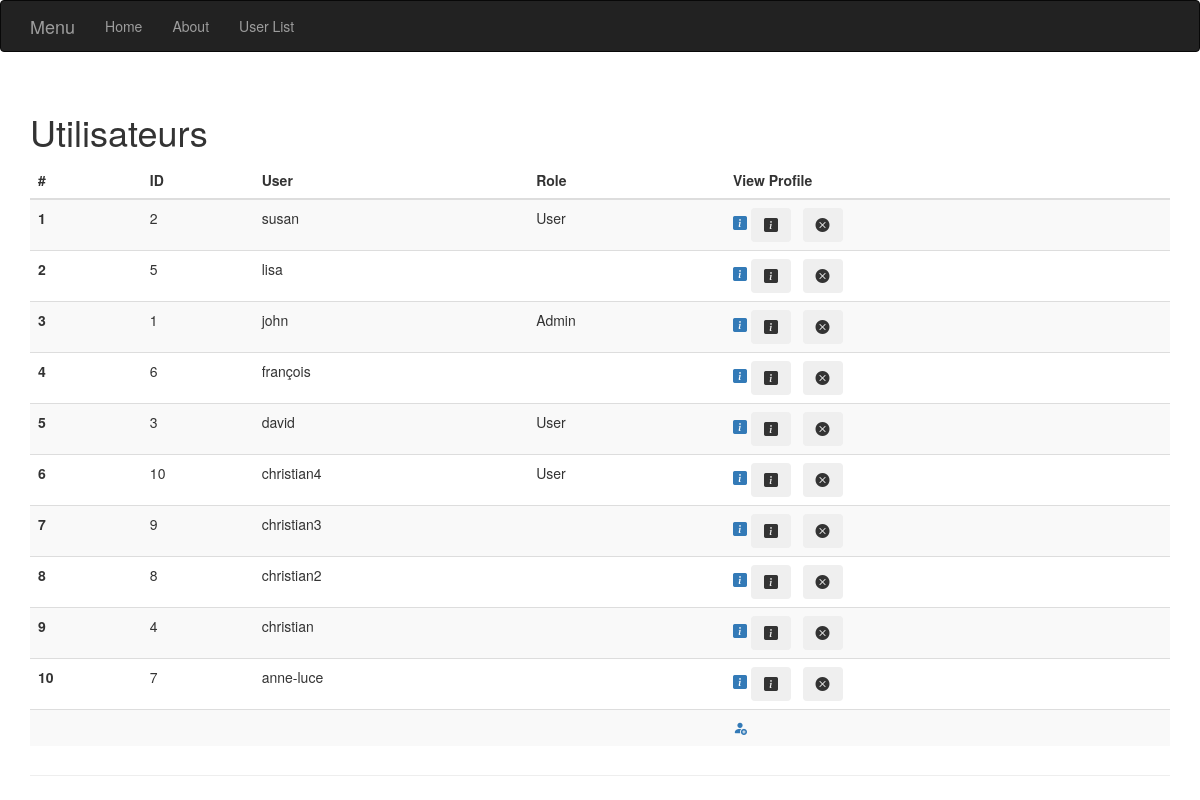
/users/, run on an earlier commit of the app's database.
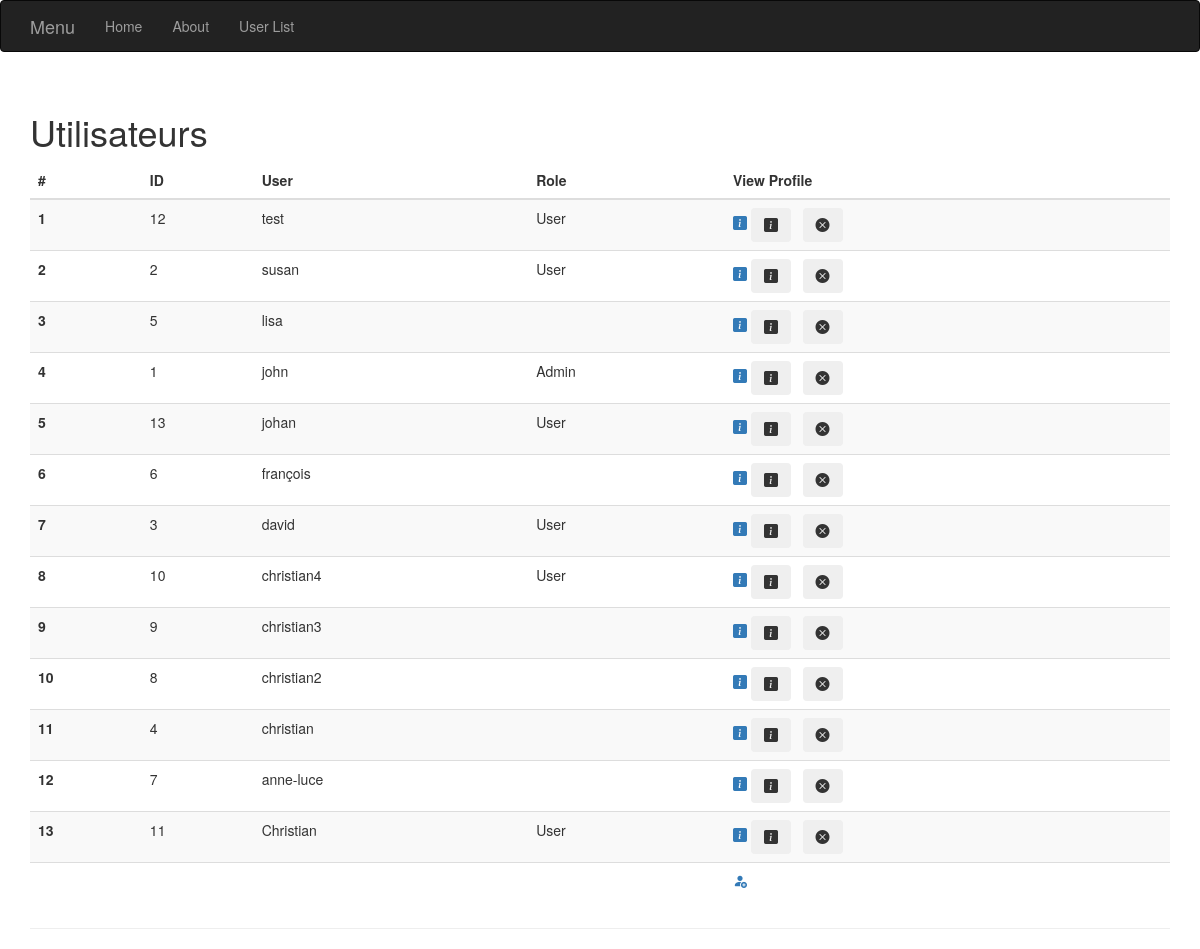
And on a later commit of the database.
### models.py (models this page shows, shortened)
class User (db.Model):
    __tablename__ = 'users'
    id = db.Column(db.Integer, primary_key=True)
    username = db.Column(db.String(64), unique=True, index=True)
    role_id = db.Column(db.Integer, db.ForeignKey('roles.id'))

class Role (db.Model):
    __tablename__ = 'roles'
    id = db.Column(db.Integer, primary_key=True)
    name = db.Column(db.String(64), unique=True)
    users = db.relationship('User', backref='role', lazy='dynamic')

### app.py (the view)
@app.route('/users/')
def users():
    users = User.query.order_by(User.username.desc())
    return render_template('users.html',users=users)

### templates/users.html (shortened to what this page needs)
{% extends "base.html" %}
{% block head %}
    {{ super() }}
{% endblock %}
{% block page_content %}
  <div class="page-header">
    <h1>Utilisateurs</h1>
    <table class="table table-dark table-striped">
        <thead>
            <tr>
              <th scope="col">#</th>
              <th scope="col">ID</th>
              <th scope="col">User</th>
              <th scope="col">Role</th>
              <th scope="col">View Profile</th>
            </tr>
        </thead>
        {% for user in users -%}
            <tr>
              <th scope="row">{{loop.index}}</th>
              <td>{{ user.id }}</td>
              <td>{{ user.username }}</td>
              <td>{{ user.role.name}}</td>
              <td>
                <a href="{{url_for('user',user=user.username)}}"  ><i class="bi bi-info-square-fill"></i></a>
                <form style="display:inline" action="{{url_for('user',user=user.username)}}" method="get">
                  <button class="btn btn btn-outline-secondary" type="button" onclick="return">
                    <i class="bi bi-info-square-fill"></i>
                  </button>
                </form>
                <form style="display:inline" action="{{url_for('delete',id=user.id)}}" method="post">
                  <button class="btn btn btn-outline-secondary" type="button"
                          onclick="return confirm('Delete user?')">
                    <i class="bi bi-x-circle-fill"></i>
                  </button>
                </form>
                </td>
            </tr>
        {%- endfor %}
            <tr>
              <td>&nbsp;</td>
              <td>&nbsp;</td>
              <td>&nbsp;</td>
              <td>&nbsp;</td>
              <td>
                <a href="{{url_for('index')}}"  ><i class="bi bi-person-fill-add"></i></a>
              </td>
            </tr>
    </table>
  </div>
{% endblock %}

What changed in the data, as far as the page shows it:
added User: id "12", username "test", role.name "User"
added User: id "13", username "johan", role.name "User"
added User: id "11", username "Christian", role.name "User"
